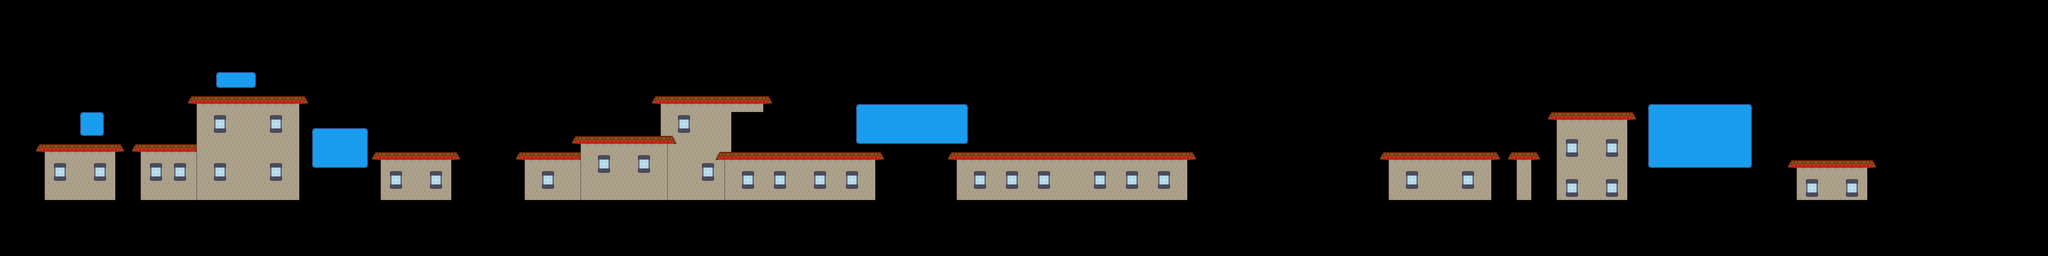

A 2D game scene composited from a Tiled map and its tileset images. What follows is a short description and the map's XML, with each tile layer's data collapsed to a summary:
An orthogonal 256x32 tile map with 32x32 px tiles, 6 tile layers (middle, roof-middle, windows-middle, front, ...) and 59 objects (16x platform, 15x drop-platform, 7x bird-spawner, 6x tooltip, 4x skylight, ...).

<map version="1.0" orientation="orthogonal" renderorder="right-down" width="256" height="32" tilewidth="32" tileheight="32" nextobjectid="81">
 <tileset firstgid="1" name="buildings" tilewidth="32" tileheight="32" tilecount="27" columns="9">
  <image source="rubyred-tilemap.png" width="288" height="96" />
  <tile id="0">
   <objectgroup draworder="index">
    <object id="4" x="32" y="13.9375">
     <polygon points="0,0 -19,0.125 -18.9375,6.125 -14,6.0625 -13.9375,17.9375 -0.0625,18.0625" />
    </object>
   </objectgroup>
  </tile>
  <tile id="1">
   <objectgroup draworder="index">
    <object id="1" x="-0.125" y="13.9375" width="32.0625" height="17.9375" />
   </objectgroup>
  </tile>
  <tile id="2">
   <objectgroup draworder="index">
    <object id="1" x="0" y="14.0625">
     <polygon points="0,0 18.9375,0 18.9375,6.3125 14,6.4375 13.9375,17.875 0.0625,17.9375" />
    </object>
   </objectgroup>
  </tile>
  <tile id="9">
   <objectgroup draworder="index">
    <object id="1" x="18.4375" y="0.0625" width="13.4375" height="31.9375" />
   </objectgroup>
  </tile>
  <tile id="10">
   <objectgroup draworder="index">
    <object id="1" x="0.0625" y="0.0625" width="31.8125" height="31.9375" />
   </objectgroup>
  </tile>
  <tile id="11">
   <objectgroup draworder="index">
    <object id="1" x="0.0625" y="0.0625" width="13.4375" height="31.875" />
   </objectgroup>
  </tile>
 </tileset>
 <layer name="middle" width="256" height="32">
  <data>[8192 cells, 1042 non-empty, 15 distinct tile ids]</data>
 </layer>
 <layer name="roof-middle" width="256" height="32">
  <data>[8192 cells, 123 non-empty, 3 distinct tile ids]</data>
 </layer>
 <layer name="windows-middle" width="256" height="32">
  <data>[8192 cells, 207 non-empty, 9 distinct tile ids]</data>
 </layer>
 <layer name="front" width="256" height="32">
  <data>[8192 cells, 398 non-empty, 6 distinct tile ids]</data>
 </layer>
 <layer name="roof-front" width="256" height="32">
  <data>[8192 cells, 64 non-empty, 3 distinct tile ids]</data>
 </layer>
 <layer name="windows-front" width="256" height="32">
  <data>[8192 cells, 90 non-empty, 9 distinct tile ids]</data>
 </layer>
 <objectgroup name="spawn">
  <object id="1" name="spawn-position" x="192" y="512" width="32" height="64" />
 </objectgroup>
 <objectgroup name="collision">
  <object id="6" type="platform" x="179" y="576" width="281" height="224" />
  <object id="7" type="platform" x="562" y="576" width="281" height="224" />
  <object id="10" type="platform" x="787" y="384" width="410" height="416" />
  <object id="11" type="platform" x="1523" y="608" width="283" height="192" />
  <object id="24" type="platform" x="2098.67" y="608" width="249" height="192" />
  <object id="25" type="platform" x="2322.5" y="544" width="347" height="255" />
  <object id="29" type="platform" x="2644" y="384" width="281" height="256" />
  <object id="30" type="platform" x="3025" y="384" width="28" height="64" />
  <object id="31" type="platform" x="2911" y="384" width="41" height="64" />
  <object id="32" type="platform" x="2898" y="608" width="494" height="190" />
  <object id="33" type="platform" x="3456" y="608" width="45" height="191" />
  <object id="37" type="platform" x="3827" y="608" width="558" height="192" />
  <object id="38" type="platform" x="4449" y="608" width="300" height="193" />
  <object id="50" type="platform" x="5554" y="608" width="410" height="192" />
  <object id="53" type="platform" x="6226" y="448" width="282" height="351" />
  <object id="56" type="platform" x="7186" y="640" width="281" height="160" />
 </objectgroup>
 <objectgroup name="obstacle">
  <object id="17" type="drop-platform" x="719.5" y="477.5" width="66.5" height="10" />
  <object id="22" type="drop-platform" x="1326.75" y="442.5" width="66.5" height="10" />
  <object id="23" type="drop-platform" x="1325.75" y="602.5" width="66.5" height="10" />
  <object id="34" type="skylight" x="2952.67" y="375.333" width="71.3333" height="16.6667" />
  <object id="36" type="skylight" x="3388.33" y="601" width="71.3333" height="16.6667" />
  <object id="41" type="skylight" x="4382" y="600" width="71" height="17" />
  <object id="42" type="bird-spawner" x="4576" y="576" />
  <object id="43" type="drop-platform" x="4830.75" y="571" width="66.5" height="10" />
  <object id="44" type="drop-platform" x="4979.75" y="540" width="66.5" height="10" />
  <object id="45" type="drop-platform" x="5128.08" y="513.667" width="66.5" height="10" />
  <object id="46" type="drop-platform" x="5274.42" y="490.667" width="66.5" height="10" />
  <object id="47" type="bird-spawner" x="5455" y="559" />
  <object id="48" type="bird-spawner" x="5775.33" y="496" />
  <object id="49" type="bird-spawner" x="5775.33" y="304" />
  <object id="52" type="skylight" x="6048" y="598" width="97" height="21" />
  <object id="55" name="finish-flag" type="finish-flag" x="7424" y="512" width="32" height="128" />
  <object id="58" type="drop-platform" x="6624" y="475" width="64" height="13" />
  <object id="59" type="drop-platform" x="6752" y="640" width="64" height="13" />
  <object id="60" type="drop-platform" x="6848" y="512" width="64" height="13" />
  <object id="61" type="drop-platform" x="6944" y="672" width="64" height="13" />
  <object id="62" type="drop-platform" x="6592" y="704" width="64" height="13" />
  <object id="63" type="drop-platform" x="6784" y="736" width="128" height="13" />
  <object id="64" type="drop-platform" x="6976" y="416" width="64" height="13" />
  <object id="65" type="drop-platform" x="7008" y="544" width="64" height="13" />
  <object id="66" type="bird-spawner" x="7264" y="352" />
  <object id="67" type="bird-spawner" x="7232" y="544" />
  <object id="68" type="bird-spawner" x="7296" y="672" />
  <object id="69" type="tooltip" x="160" y="512" width="96" height="32">
   <properties>
    <property name="label" value="Left/Right arrows to move" />
   </properties>
  </object>
  <object id="70" type="tooltip" x="640" y="512" width="96" height="32">
   <properties>
    <property name="label" value="Press Z to jump" />
   </properties>
  </object>
  <object id="71" type="tooltip" x="1696" y="544" width="96" height="32">
   <properties>
    <property name="label" value="Hold SHIFT + Z to long jump" />
   </properties>
  </object>
  <object id="72" type="tooltip" x="2496" y="480" width="96" height="32">
   <properties>
    <property name="label" value="Hold DOWN + Z to high jump" />
   </properties>
  </object>
  <object id="73" type="tooltip" x="3296" y="512" width="192" height="32">
   <properties>
    <property name="label" value="Hold X while airborne to grab a ledge and pull yourself up" />
   </properties>
  </object>
  <object id="75" type="tooltip" x="352" y="512" width="96" height="32">
   <properties>
    <property name="label" value="Hold Up while walking to hop" />
   </properties>
  </object>
  <object id="78" type="checkpoint" x="1536" y="256" width="32" height="320" />
  <object id="79" type="checkpoint" x="3872" y="256" width="32" height="320" />
  <object id="80" type="checkpoint" x="5600" y="256" width="32" height="320" />
 </objectgroup>
</map>
